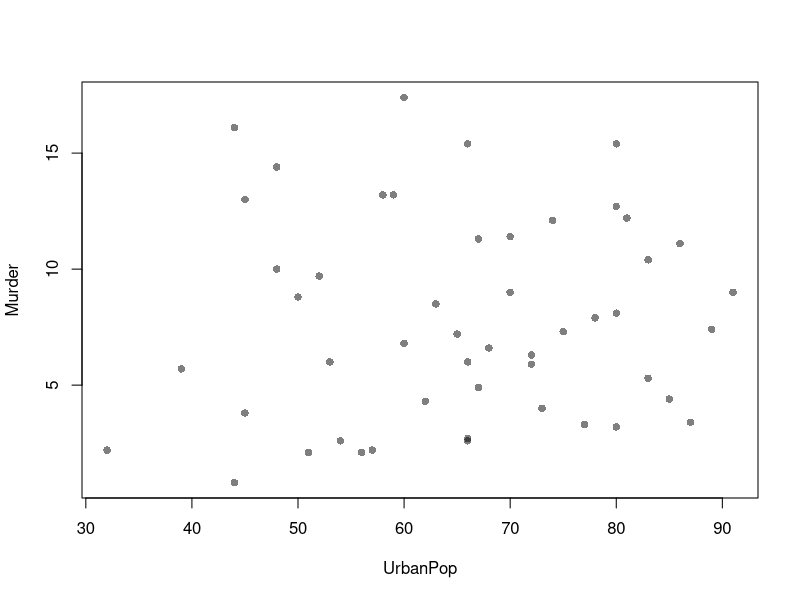
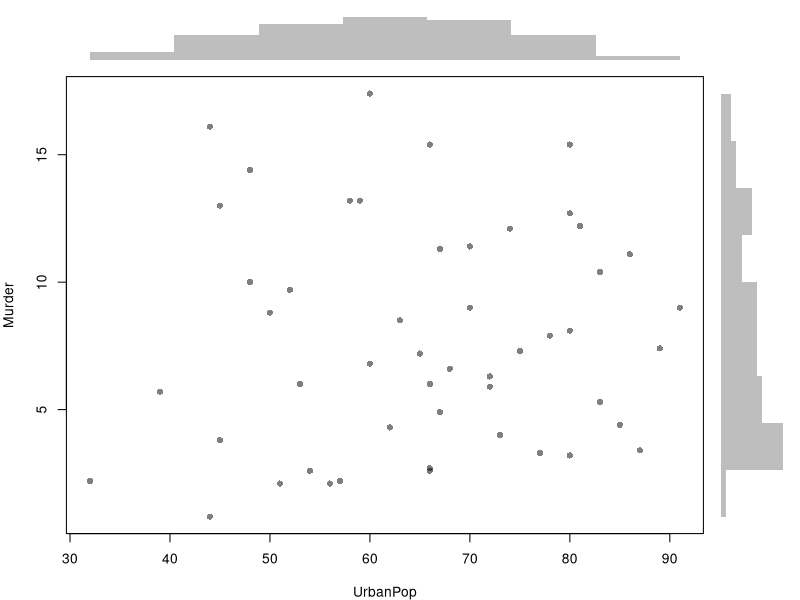
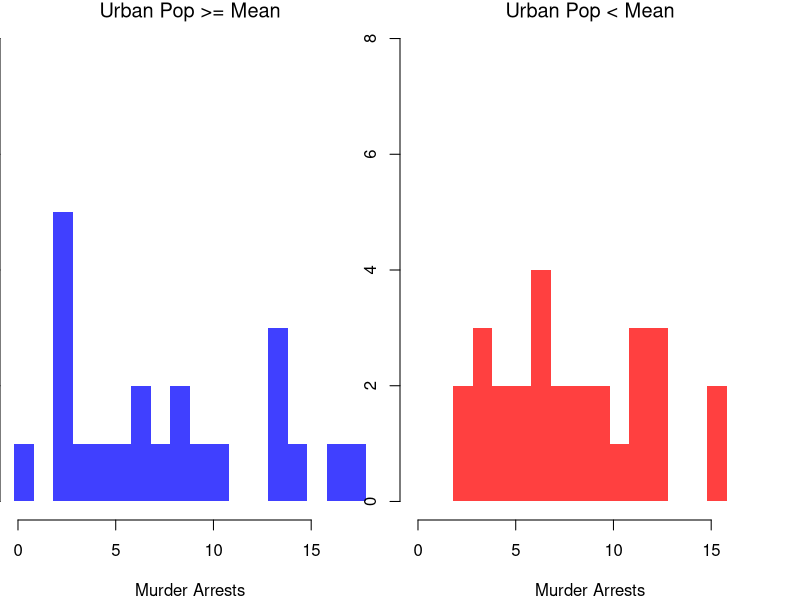
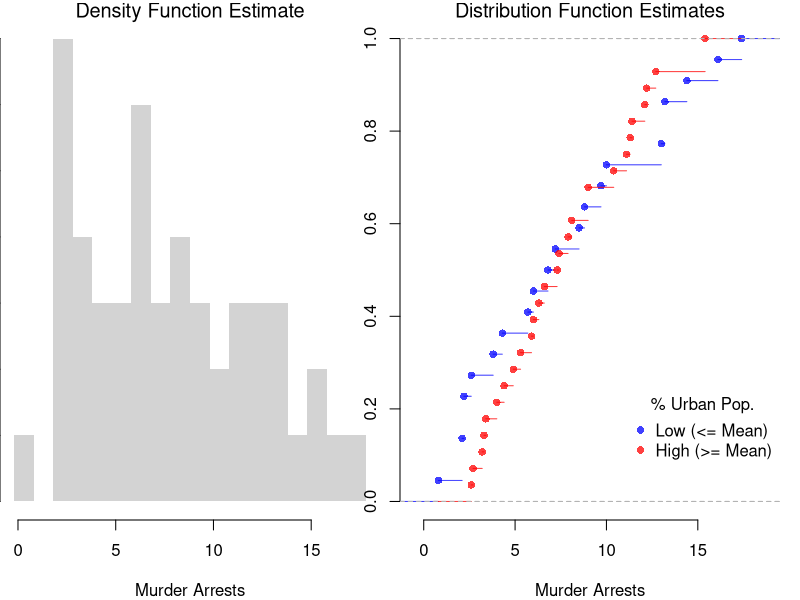
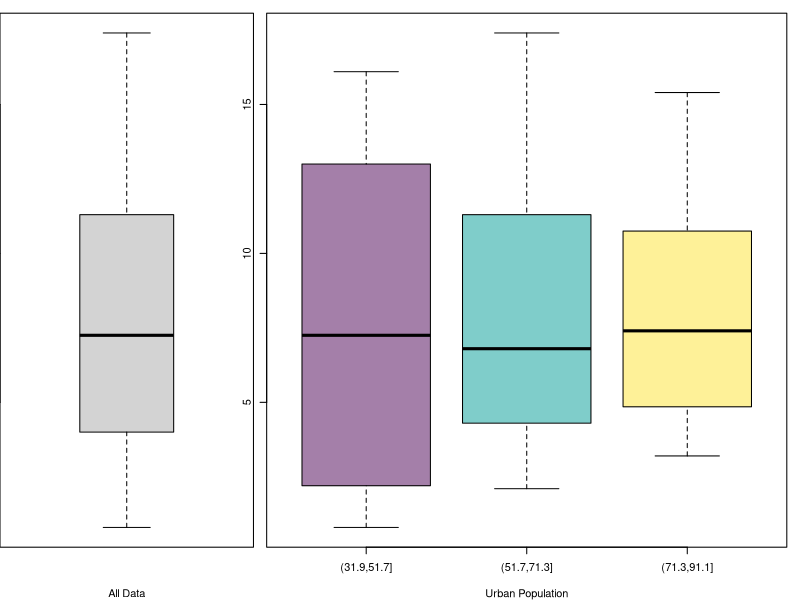
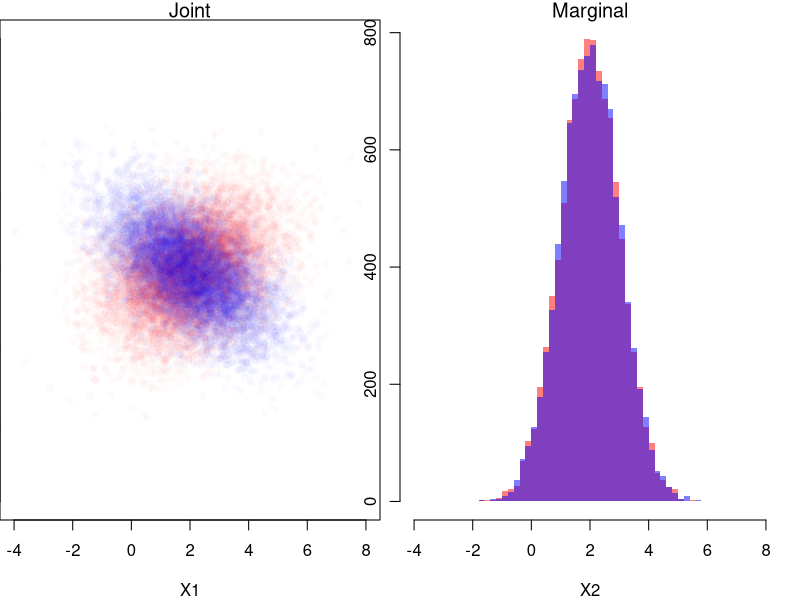

Generate these figures, in order, with R:
## ---- chunk 1
# Bivariate Data from USArrests
xy <- USArrests[,c('Murder','UrbanPop')]
xy[1,]
## ---- chunk 2
plot(Murder~UrbanPop, USArrests, pch=16, col=grey(0.,.5))
## ---- chunk 3
# Setup Plot
layout( matrix(c(2,0,1,3), ncol=2, byrow=TRUE),
    widths=c(9/10,1/10), heights=c(1/10,9/10))

# Scatterplot
par(mar=c(4,4,1,1))
plot(Murder~UrbanPop, USArrests, pch=16, col=rgb(0,0,0,.5))

# Add Marginals
par(mar=c(0,4,1,1))
xhist <- hist(USArrests[,'UrbanPop'], plot=FALSE)
barplot(xhist[['counts']], axes=FALSE, space=0, border=NA)

par(mar=c(4,0,1,1))
yhist <- hist(USArrests[,'Murder'], plot=FALSE)
barplot(yhist[['counts']], axes=FALSE, space=0, horiz=TRUE, border=NA)
## ---- chunk 4
# Tailored Histogram 
ylim <- c(0,8)
xbks <-  seq(min(USArrests[,'Murder'])-1, max(USArrests[,'Murder'])+1, by=1)

# Also show more information
# Split Data by Urban Population above/below mean
pop_mean <- mean(USArrests[,'UrbanPop'])
pop_cut <- USArrests[,'UrbanPop']< pop_mean
murder_lowpop <- USArrests[pop_cut,'Murder']
murder_highpop <- USArrests[!pop_cut,'Murder']
cols <- c(low=rgb(0,0,1,.75), high=rgb(1,0,0,.75))

par(mfrow=c(1,2))
hist(murder_lowpop,
    breaks=xbks, col=cols[1],
    main='Urban Pop >= Mean', font.main=1,
    xlab='Murder Arrests',
    border=NA, ylim=ylim)

hist(murder_highpop,
    breaks=xbks, col=cols[2],
    main='Urban Pop < Mean', font.main=1,
    xlab='Murder Arrests',
    border=NA, ylim=ylim)
## ---- chunk 5
par(mfrow=c(1,2))
# Full Sample Density
hist(USArrests[,'Murder'], 
    main='Density Function Estimate', font.main=1,
    xlab='Murder Arrests',
    breaks=xbks, freq=F, border=NA)

# Split Sample Distribution Comparison
F_lowpop <- ecdf(murder_lowpop)
plot(F_lowpop, col=cols[1],
    pch=16, xlab='Murder Arrests',
    main='Distribution Function Estimates',
    font.main=1, bty='n')
F_highpop <- ecdf(murder_highpop)
plot(F_highpop, add=T, col=cols[2], pch=16)

legend('bottomright', col=cols,
    pch=16, bty='n', inset=c(0,.1),
    title='% Urban Pop.',
    legend=c('Low (<= Mean)','High (>= Mean)'))
## ---- chunk 6
# Simple Interactive Scatter Plot
# plot(Assault~UrbanPop, USArrests, col=grey(0,.5), pch=16,
#    cex=USArrests[,'Murder']/diff(range(USArrests[,'Murder']))*2,
#    main='US Murder arrests (per 100,000)')
## ---- chunk 7
layout( t(c(1,2,2)))
boxplot(USArrests[,'Murder'], main='',
    xlab='All Data', ylab='Murder Arrests')

# K Groups with even spacing
K <- 3
USArrests[,'UrbanPop_Kcut'] <- cut(USArrests[,'UrbanPop'],K)
Kcols <- hcl.colors(K,alpha=.5)
boxplot(Murder~UrbanPop_Kcut, USArrests,
    main='', col=Kcols,
    xlab='Urban Population', ylab='')

# 4 Groups with equal numbers of observations
#Qcuts <- c(
#    '0%'=min(USArrests[,'UrbanPop'])-10*.Machine[['double.eps']],
#    quantile(USArrests[,'UrbanPop'], probs=c(.25,.5,.75,1)))
#USArrests[,'UrbanPop']_cut <- cut(USArrests[,'UrbanPop'], Qcuts)
#boxplot(Murder~UrbanPop_cut, USArrests, col=hcl.colors(4,alpha=.5))
## ---- chunk 8
# Create a 2x2 matrix for the joint distribution.
# Rows correspond to X1 (coin 1), and columns correspond to X2 (coin 2).
P_fair <- matrix(1/4, nrow = 2, ncol = 2)
rownames(P_fair) <- c("X1=0", "X1=1")
colnames(P_fair) <- c("X2=0", "X2=1")
P_fair

# Compute the marginal distributions.
# Marginal for X1: sum across columns.
P_X1 <- rowSums(P_fair)
P_X1
# Marginal for X2: sum across rows.
P_X2 <- colSums(P_fair)
P_X2

# Compute the conditional probabilities Prob(X2 | X1).
cond_X2_given_X1 <- matrix(0, nrow = 2, ncol = 2)
for (j in 1:2) {
  cond_X2_given_X1[, j] <- P_fair[, j] / P_X1[j]
}
rownames(cond_X2_given_X1) <- c("X2=0", "X2=1")
colnames(cond_X2_given_X1) <- c("given X1=0", "given X1=1")
cond_X2_given_X1
## ---- chunk 9
# Create the joint distribution matrix for the unfair coin case.
P_unfair <- matrix(c(0.5, 0, 0, 0.5), nrow = 2, ncol = 2, byrow = TRUE)
rownames(P_unfair) <- c("X1=0", "X1=1")
colnames(P_unfair) <- c("X2=0", "X2=1")
P_unfair

# Compute the marginal distribution for X2 in the unfair case.
P_X2_unfair <- colSums(P_unfair)
P_X1_unfair <- rowSums(P_unfair)

# Compute the conditional probabilities Prob(X1 | X2) for the unfair coin.
cond_X2_given_X1_unfair <- matrix(NA, nrow = 2, ncol = 2)
for (j in 1:2) {
  if (P_X1_unfair[j] > 0) {
    cond_X2_given_X1_unfair[, j] <- P_unfair[, j] / P_X1_unfair[j]
  }
}
rownames(cond_X2_given_X1_unfair) <- c("X2=0", "X2=1")
colnames(cond_X2_given_X1_unfair) <- c("given X1=0", "given X1=1")
cond_X2_given_X1_unfair
## ---- chunk 10
# Simulate Bivariate Data
N <- 10000
Mu <- c(2,2) ## Means

Sigma1 <- matrix(c(2,-.8,-.8,1),2,2) ## CoVariance Matrix
MVdat1 <- mvtnorm::rmvnorm(N, Mu, Sigma1)

Sigma2 <- matrix(c(2,.4,.4,1),2,2) ## CoVariance Matrix
MVdat2 <- mvtnorm::rmvnorm(N, Mu, Sigma2)

par(mfrow=c(1,2))
## Different diagonals
plot(MVdat2, col=rgb(1,0,0,0.02), pch=16,
    main='Joint', font.main=1,
    ylim=c(-4,8), xlim=c(-4,8), xlab='X1', ylab='X2')
points(MVdat1,col=rgb(0,0,1,0.02),pch=16)
## Same marginal distributions
xbks <- seq(-4,8,by=.2)
hist(MVdat2[,2], col=rgb(1,0,0,0.5),
    breaks=xbks, border=NA, xlab='X2',
    main='Marginal', font.main=1)
hist(MVdat1[,2], col=rgb(0,0,1,0.5),
    add=T, breaks=xbks, border=NA)
## ---- chunk 11
# Verify Bayes' theorem for the unfair coin case:
# Compute Prob(X1=1 | X2=1) using the formula:
#   Prob(X1=1 | X2=1) = [Prob(X2=1 | X1=1) * Prob(X1=1)] / Prob(X2=1)

P_X1_1 <- 0.5
P_X2_1_given_X1_1 <- 1  # Since coin 2 copies coin 1.
P_X2_1 <- P_X2_unfair["X2=1"]

bayes_result <- (P_X2_1_given_X1_1 * P_X1_1) / P_X2_1
bayes_result
